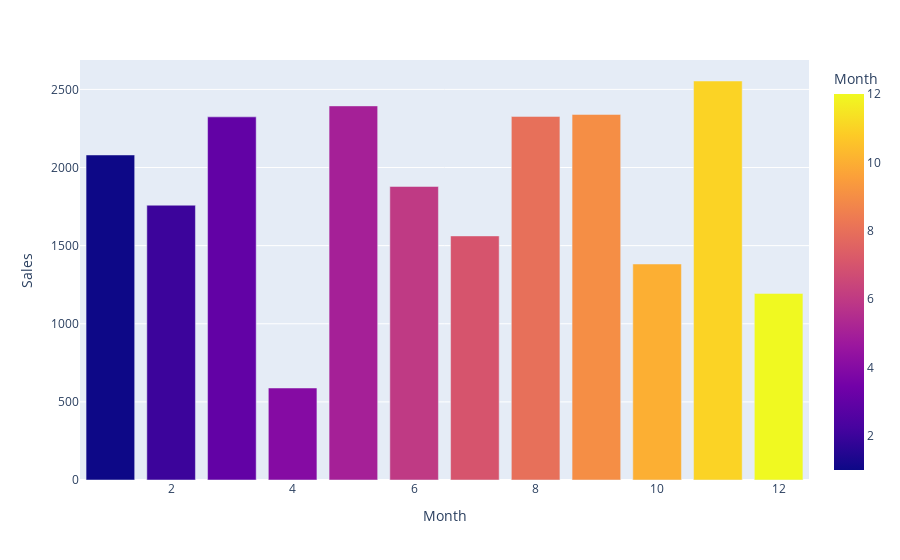

Notebook cell for this chart:
### Code cell
# 6- Why April and December suffer from low sales? 
month_high_order_value =  df.groupby('Month')['OrderValue'].sum().sort_values(ascending=False).reset_index()
month_high_order_value.columns = ['Month','Sales'] 
px.bar(month_high_order_value,x='Month',y='Sales',color='Month',color_discrete_sequence=px.colors.sequential.Electric_r)

### Figure 1 — Plotly figure (JSON) as saved in the notebook; plotly's stock layout.template omitted (floating-point values rounded to 4 significant figures)
{"data": [{"alignmentgroup": "True", "hovertemplate": "Month=%{marker.color}<br>Sales=%{y}<extra></extra>", "legendgroup": "", "marker": {"color": [11, 5, 9, 8, 3, 1, 6, 2, 7, 10, 12, 4], "coloraxis": "coloraxis", "pattern": {"shape": ""}}, "name": "", "offsetgroup": "", "orientation": "v", "showlegend": false, "textposition": "auto", "type": "bar", "x": [11, 5, 9, 8, 3, 1, 6, 2, 7, 10, 12, 4], "xaxis": "x", "y": [2554.0, 2394.0, 2340.0, 2327.0, 2324.0, 2080.0, 1879.0, 1759.0, 1562.0, 1383.0, 1194.0, 588.8], "yaxis": "y"}], "layout": {"barmode": "relative", "coloraxis": {"colorbar": {"title": {"text": "Month"}}, "colorscale": [[0, "#0d0887"], [0.1111, "#46039f"], [0.2222, "#7201a8"], [0.3333, "#9c179e"], [0.4444, "#bd3786"], [0.5556, "#d8576b"], [0.6667, "#ed7953"], [0.7778, "#fb9f3a"], [0.8889, "#fdca26"], [1, "#f0f921"]]}, "legend": {"tracegroupgap": 0}, "margin": {"t": 60}, "xaxis": {"anchor": "y", "domain": [0, 1], "title": {"text": "Month"}}, "yaxis": {"anchor": "x", "domain": [0, 1], "title": {"text": "Sales"}}}}
